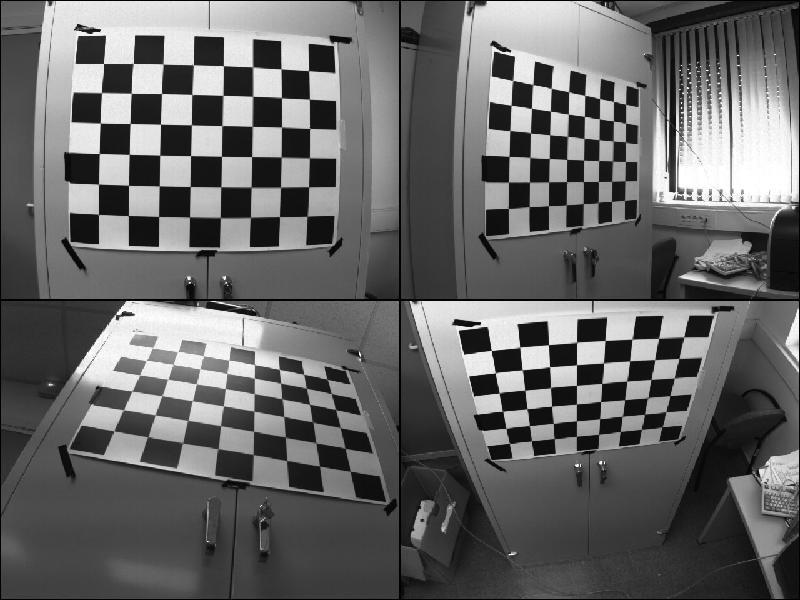
#> input picture 2016/img/calibration.jpg, 800 x 600 px
$ python lab2_Harris.py
#> lines starting #> are read from the running program, lines starting #| are printed output that depends on the picture; after the words box and inside, x2 and y2 are one past the last pixel; in counts of white or black regions, pixels touching at a corner belong together
from scipy.ndimage import filters
from PIL import Image
#from numpy import *
from pylab import *

def compute_harris_response(im,sigma=1):
    """ Compute the Harris corner detector response function
        for each pixel in a graylevel image. """

    # derivatives
    imx = zeros(im.shape)
    filters.gaussian_filter(im, (sigma,sigma), (0,1), imx)
    imy = zeros(im.shape)
    filters.gaussian_filter(im, (sigma,sigma), (1,0), imy)

    # compute components of the Harris matrix
    Dxx = filters.gaussian_filter(imx*imx,sigma)
    Dxy = filters.gaussian_filter(imx*imy,sigma)
    Dyy = filters.gaussian_filter(imy*imy,sigma)

    # determinant and trace
    Ddet = Dxx*Dyy - Dxy**2
    Dtr = Dxx + Dyy

    return Ddet / Dtr

def get_harris_points(harrisim,min_dist=10,threshold=0.1):
    """ Return corners from a Harris response image
        min_dist is the minimum number of pixels separating
        corners and image boundary. """

    # find top corner candidates above a threshold
    corner_threshold = harrisim.max() * threshold
    harrisim_t = (harrisim > corner_threshold) * 1

    # get coordinates of candidates
    coords = array(harrisim_t.nonzero()).T

    # ...and their values
    candidate_values = [harrisim[c[0],c[1]] for c in coords]

    # sort candidates
    index = argsort(candidate_values)

    # store allowed point locations in array
    allowed_locations = zeros(harrisim.shape)
    allowed_locations[min_dist:-min_dist,min_dist:-min_dist] = 1

    # select the best points taking min_distance into account
    filtered_coords = []
    for i in index:
        if allowed_locations[coords[i,0],coords[i,1]] == 1:
            filtered_coords.append(coords[i])
            allowed_locations[(coords[i,0]-min_dist):(coords[i,0]+min_dist),
                              (coords[i,1]-min_dist):(coords[i,1]+min_dist)] = 0

    return filtered_coords

def plot_harris_points(image,filtered_coords):
    """ Plots corners found in image. """
    figure()
    gray()
    imshow(image)
    plot([p[1] for p in filtered_coords],[p[0] for p in filtered_coords],'*r')
    axis('off')
    show()

im = array(Image.open('img/calibration.jpg').convert('L'))
harrisim = compute_harris_response(im)
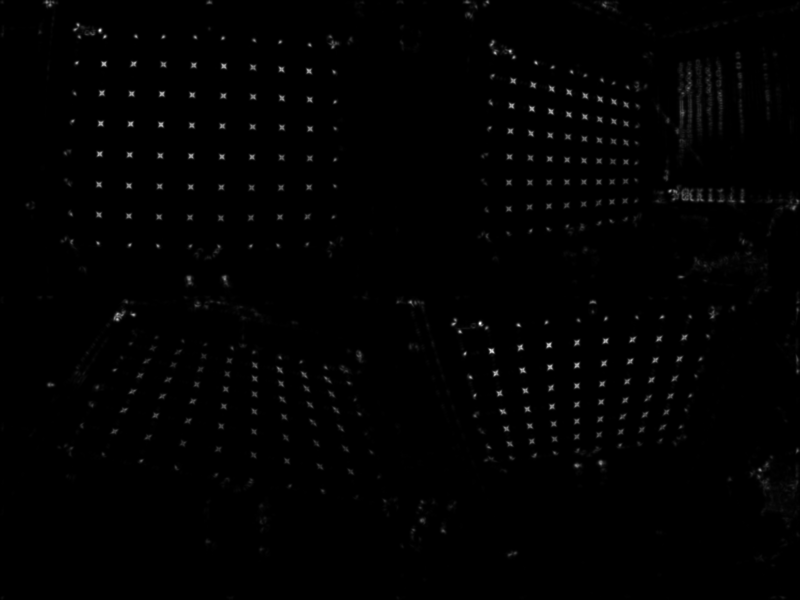
#> harrisim: shape (600, 800) float64; min 0, max 854.4, mean 6.9; drawn with min black and max white

set_cmap('hot')
imshow(harrisim)
show()

filtered_coords = get_harris_points(harrisim,5,.2)
#> in get_harris_points, `corner_threshold = harrisim.max() * threshold`: corner_threshold = 170.9
#> in get_harris_points, `harrisim_t = (harrisim > corner_threshold) * 1`:
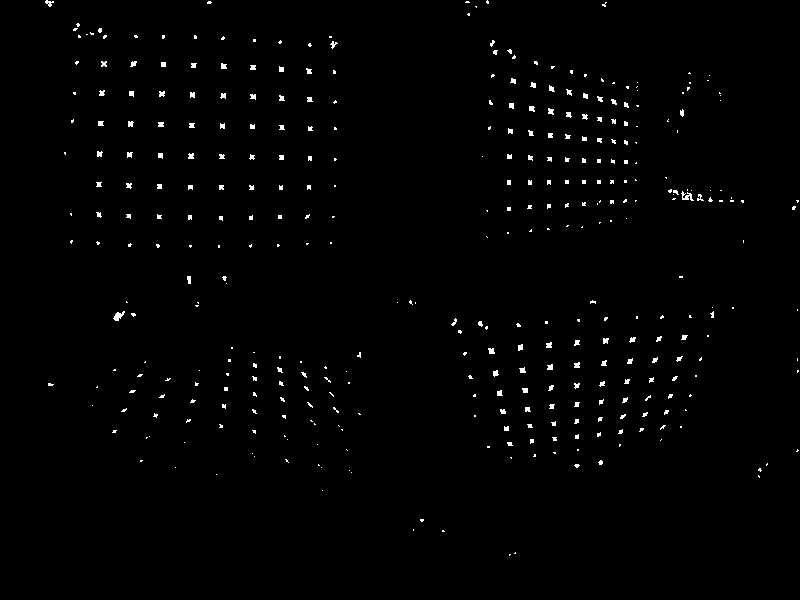
#> harrisim_t: shape (600, 800) int64; values 0 (black) and 1 (white), 1.1% white; 379 white regions (279 under 20 px), largest, box (x1, y1, x2, y2) and area: (113, 311, 125, 321) 62, (681, 191, 694, 201) 61, (45, 0, 54, 7) 33
#> in get_harris_points, `coords = array(harrisim_t.nonzero()).T`: coords = 5080 pairs, first value 0 to 555, second value 45 to 798
#> in get_harris_points, `candidate_values = [harrisim[c[0],c[1]] for c in coords]`: candidate_values = 5080 values, max 854.4 at index 3250, min 170.9 at index 704, mean 297.1
#> in get_harris_points, `index = argsort(candidate_values)`: index = 5080 values, max 5079 at index 218, min 0 at index 1844, mean 2539.5
#> the loop in get_harris_points, `for i in index:` made 5080 passes
#> i on passes 1 to 3: 704, 4779, 2496
#> after the loop in get_harris_points, `for i in index:`:
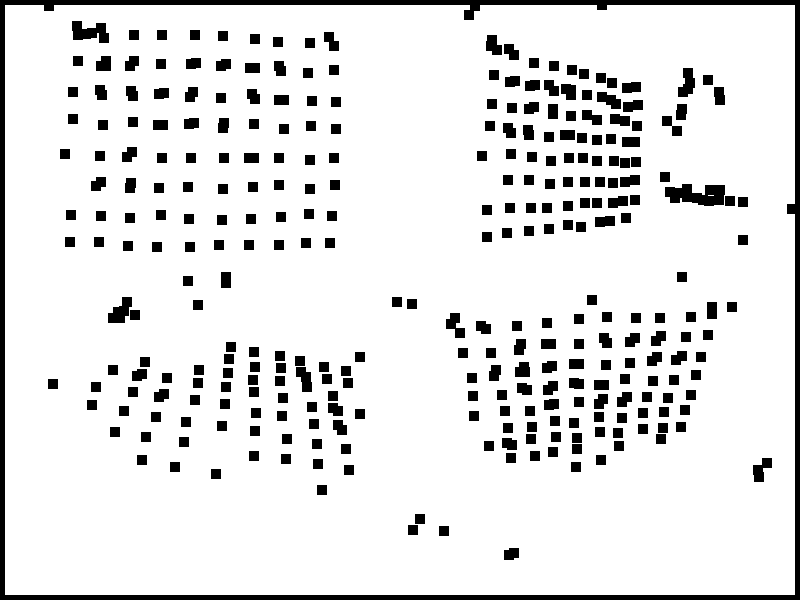
#> allowed_locations: shape (600, 800) float64; values 0 (black) and 1 (white), 89.1% white; 309 black regions, largest, box (x1, y1, x2, y2) and area: (0, 0, 800, 600) 14246, (665, 184, 725, 206) 937, (72, 21, 109, 43) 531
#> after the loop in get_harris_points, `for i in index:`: filtered_coords = 416 pairs, first value 5 to 555, second value 49 to 792
plot_harris_points(im, filtered_coords)
#> in plot_harris_points, `show()`:
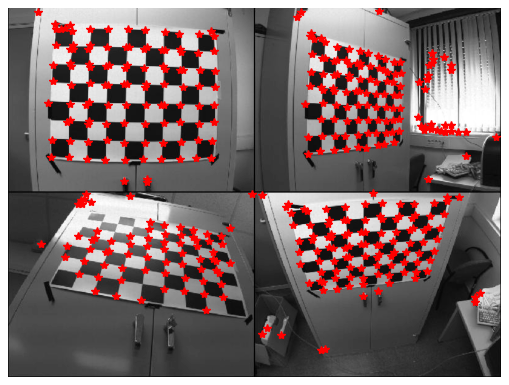
#> figure drawn by matplotlib, 1 panel

$ run again, with 2016/img/building.jpg copied over 2016/img/calibration.jpg
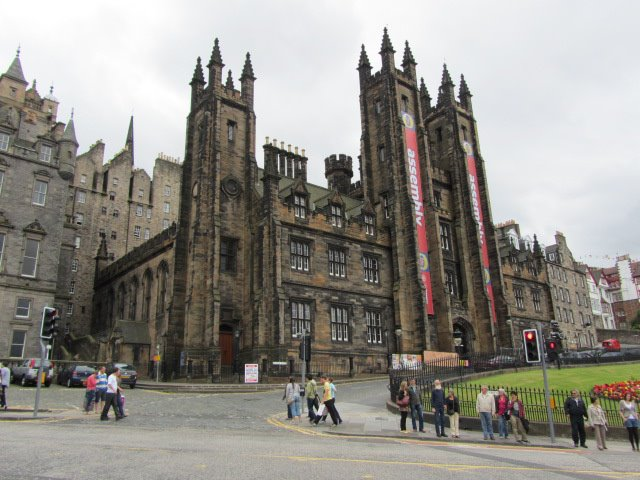
#> input picture 2016/img/building.jpg, 640 x 480 px
#> corner_threshold = nan
#> harrisim_t: shape (480, 640) int64; every value is 0
#> coords = empty array
#> candidate_values = []
#> index = empty array
#> after the loop in get_harris_points, `for i in index:`:
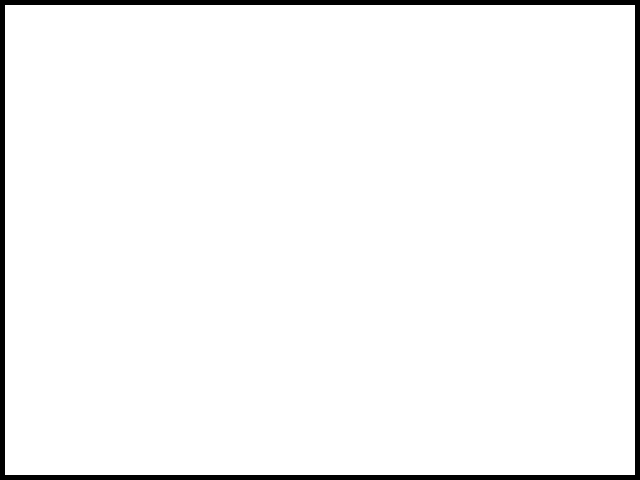
#> allowed_locations: shape (480, 640) float64; values 0 (black) and 1 (white), 96.4% white; 1 black region, box (x1, y1, x2, y2) and area: (0, 0, 640, 480) 11100
#> after the loop in get_harris_points, `for i in index:`: filtered_coords = []
#> in plot_harris_points, `show()`:
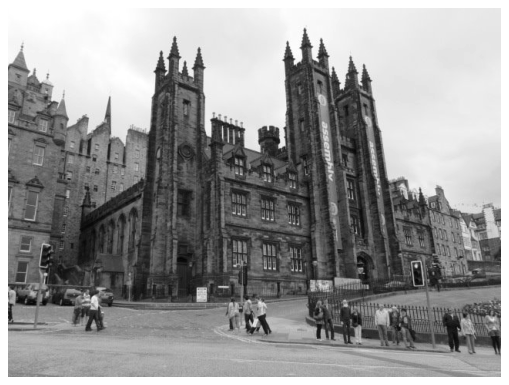
#> figure drawn by matplotlib, 1 panel
